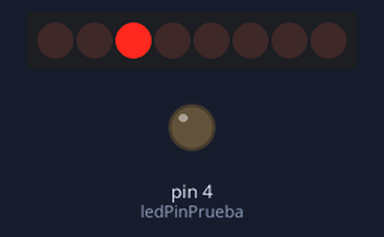
Bench run of a sketch on a simulated Arduino Uno, built with avr-gcc and run on an emulated ATmega328P. Shown: 8 shift-register outputs drawn as a row of LEDs (first output left, lit = HIGH), output pins drawn as LEDs (lit = HIGH). Wiring (inferred from the names in the program): shift register (74HC595): data pin 8; shift clock pin 9; latch pin 10. Wiring (inferred from the signals the program sends): row of LEDs: on Q0, Q1, Q2, Q3, Q4, Q5, Q6, Q7. Pins used as bus, display or sensor lines are not drawn.

Above: at 0.2 s.
At 2.57 s:
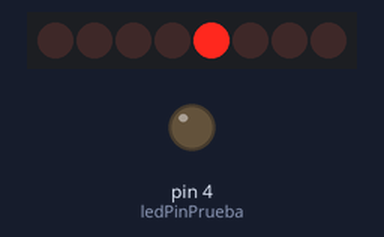
Timing chart, 0 to 3.7 s (numbered marks = the images above):
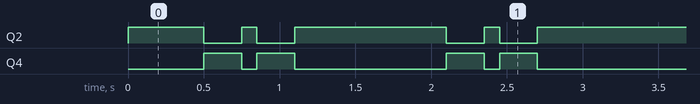

The sketch:

CACASerial2.ino
```cpp
/*
  CACA Serial Luces
 */
//
const int ledPinPrueba = 4;     // LED pin de la placa
// DATOS EN SERIE
/*
const int pinSERIE_RST =  9;    // Pin SERIE RESET
const int pinSERIE_CLK =  10;   // Pin SERIE CLOCK
const int pinSERIE_DAT =  8;    // Pin SERIE DATA
*/
const int dataPin = 8;   // SER
const int clockPin = 9;  // SRCLK
const int latchPin = 10;  // RCLK
//
int contadorGeneral = 0;  // Contador general de tiempos
int inByte = 0;

void setup() {
  // inicializar PINs IN-OUT
  pinMode(ledPinPrueba, OUTPUT);
  //
  pinMode(latchPin, OUTPUT);
  pinMode(dataPin, OUTPUT);
  pinMode(clockPin, OUTPUT);
  // initialize serial communication at 9600 bits per second:
  Serial.begin(115200);
  // activar el SERIAL-DATA - RST=HIGH
  //digitalWrite(pinSERIE_RST, HIGH);
}

void loop() {
  /*
  //blinkLed();
  // read from port 0, send to port 1:
  if (Serial.available()) {
    inByte = Serial.read();
    Serial.write(inByte);
    contadorGeneral = 1;
  }
  //
  //shiftOut(pinSERIE_DAT, pinSERIE_CLK, LSBFIRST, B10101010); // send this binary value to the shift register
  if (contadorGeneral == 1 && inByte != 10) {
    //shiftOut(pinSERIE_DAT, pinSERIE_CLK, MSBFIRST, inByte); // send this binary value to the shift register
    shiftOut(pinSERIE_DAT, pinSERIE_CLK, MSBFIRST, B10101010); // send this binary value to the shift register
    shiftOut(pinSERIE_DAT, pinSERIE_CLK, MSBFIRST, B10101010); // send this binary value to the shift register
    Serial.write("Enviado!");
    contadorGeneral = 0;
  }
  /*
  for (int j = 0; j < 256; j++) {
    //ground latchPin and hold low for as long as you are transmitting
    //digitalWrite(latchPin, LOW);
    shiftOut(pinSERIE_DAT, pinSERIE_CLK, MSBFIRST, j);
    //return the latch pin high to signal chip that it
    //no longer needs to listen for information
    //digitalWrite(latchPin, HIGH);
    delay(1000);
  }
  *
  //
  delay(1000);
  */
  byte leds = 0b00100000; // BLUE
  setRegister(leds);
  delay(500);
  leds = 0b00001000;  // RED
  setRegister(leds);
  delay(250);
  leds = 0b00100000; // BLUE
  setRegister(leds);
  delay(100);
  leds = 0b00001000;  // RED
  setRegister(leds);
  delay(250);
  leds = 0b00100000; // BLUE
  setRegister(leds);
  delay(500);
  //for (int i = 0; i < 8; i++) {
  //  bitSet(leds, i);
  //  setRegister(leds);
  //}
}

void setRegister(byte val) {
  digitalWrite(latchPin, LOW);
  shiftOut(dataPin, clockPin, LSBFIRST, val);
  digitalWrite(latchPin, HIGH);
}

void blinkLed() {
  contadorGeneral++;
  if (contadorGeneral >= 0 && contadorGeneral < 50)
    digitalWrite(ledPinPrueba, HIGH);   // turn the LED on (HIGH is the voltage level)
  else if (contadorGeneral >= 50 &&  contadorGeneral < 100)
    digitalWrite(ledPinPrueba, LOW);    // turn the LED off by making the voltage LOW
  else
    contadorGeneral = 0;
}
```

Measured:
- by itself, Q2: repeats every 1.6 s: LOW 0.25 s, HIGH 0.10 s, LOW 0.25 s, HIGH 1.0 s
- by itself, Q4: repeats every 1.6 s: LOW 0.10 s, HIGH 0.25 s, LOW 1.0 s, HIGH 0.25 s
- by itself, everything shown: repeats every 1.6 s, in 4 steps
